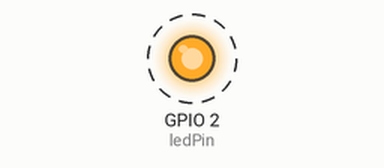
This sketch was run on a simulated ESP32. Parts: output pins drawn as LEDs (lit = HIGH). Dashed ring = blinking. WiFi joins after 1.5 s; servers stay silent unless stated; what the sketch prints to the serial monitor is not drawn.

Above: at 2.5 s.
Timing chart, 0 to 5.0 s (numbered marks = the images above):
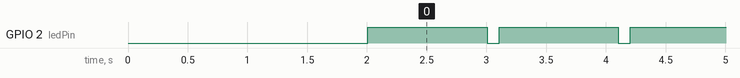

The sketch:

Cliente_wifi.ino
```cpp
/*Incluimos primero la librería*/
#include <WiFi.h>

/*Definimos nuestras credenciales de la red WiFi*/
const char* ssid = "monitoreoBovino";
const char* pass = "monitoreoBovino12";
int ledPin = 2;


void setup() {
  pinMode(ledPin, OUTPUT);

  /*Iniciamos el terminal Serial para la escritura de algunos parámetros */
  Serial.begin(115200);
  /*Iniciamos la conexión a la red WiFi definida*/
  WiFi.begin(ssid, pass);
  delay(2000);
  /*En el terminal Serial, indicamos que se está realizando la conexión*/
  Serial.print("Se está conectando a la red WiFi denominada ");
  Serial.println(ssid);
  /*Mientras se realiza la conexión a la red, aparecerán puntos, hasta que se realice la conexión*/
  while (WiFi.status() != WL_CONNECTED) {
        delay(500);
        Serial.print(".");
    }
  /*Con la conexión ya realizada, se pasa a imprimir algunos datos importantes, como la dirección IP asignada a nuestro dispositivo*/
  Serial.println("");
  Serial.println("WiFi connected");
  Serial.println("IP address: ");
  Serial.println(WiFi.localIP());
}

void loop() {
  digitalWrite(ledPin, HIGH);
  delay(1000);
  digitalWrite(ledPin, LOW);
  delay(100);


}
```

Measured:
- by itself, GPIO 2 (ledPin): alternates HIGH for 1.0 s and LOW for 0.10 s
